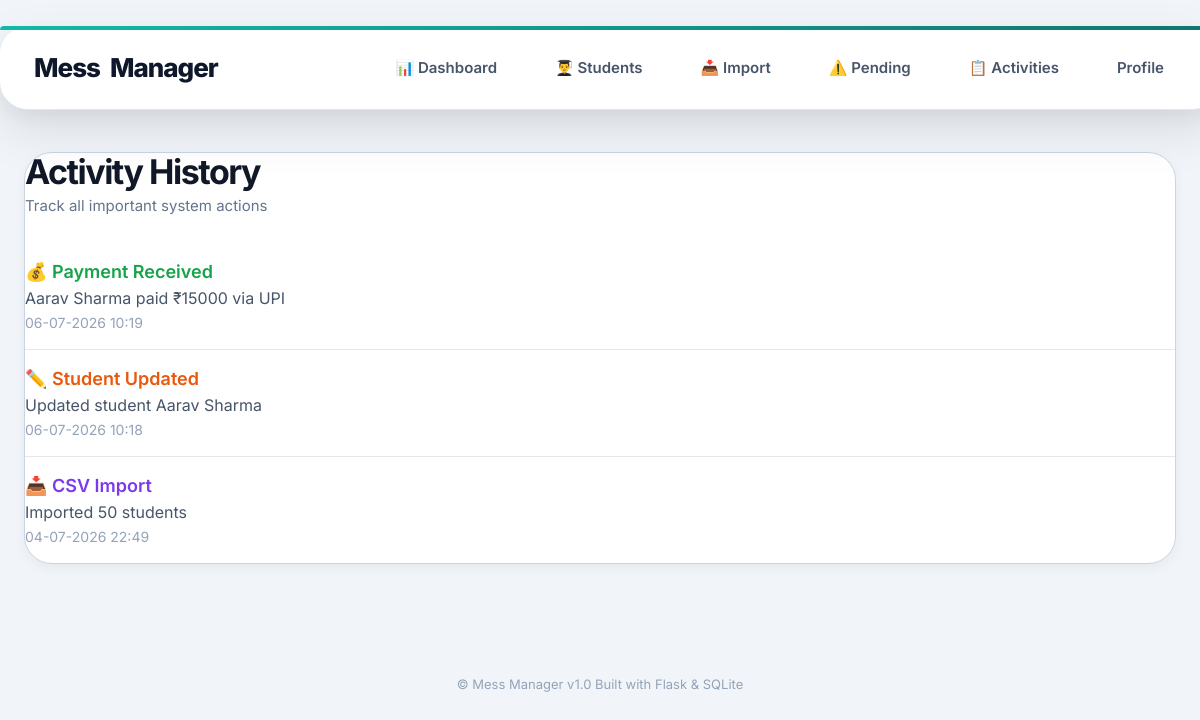
/activities (signed in), run on an earlier commit of the app's database.
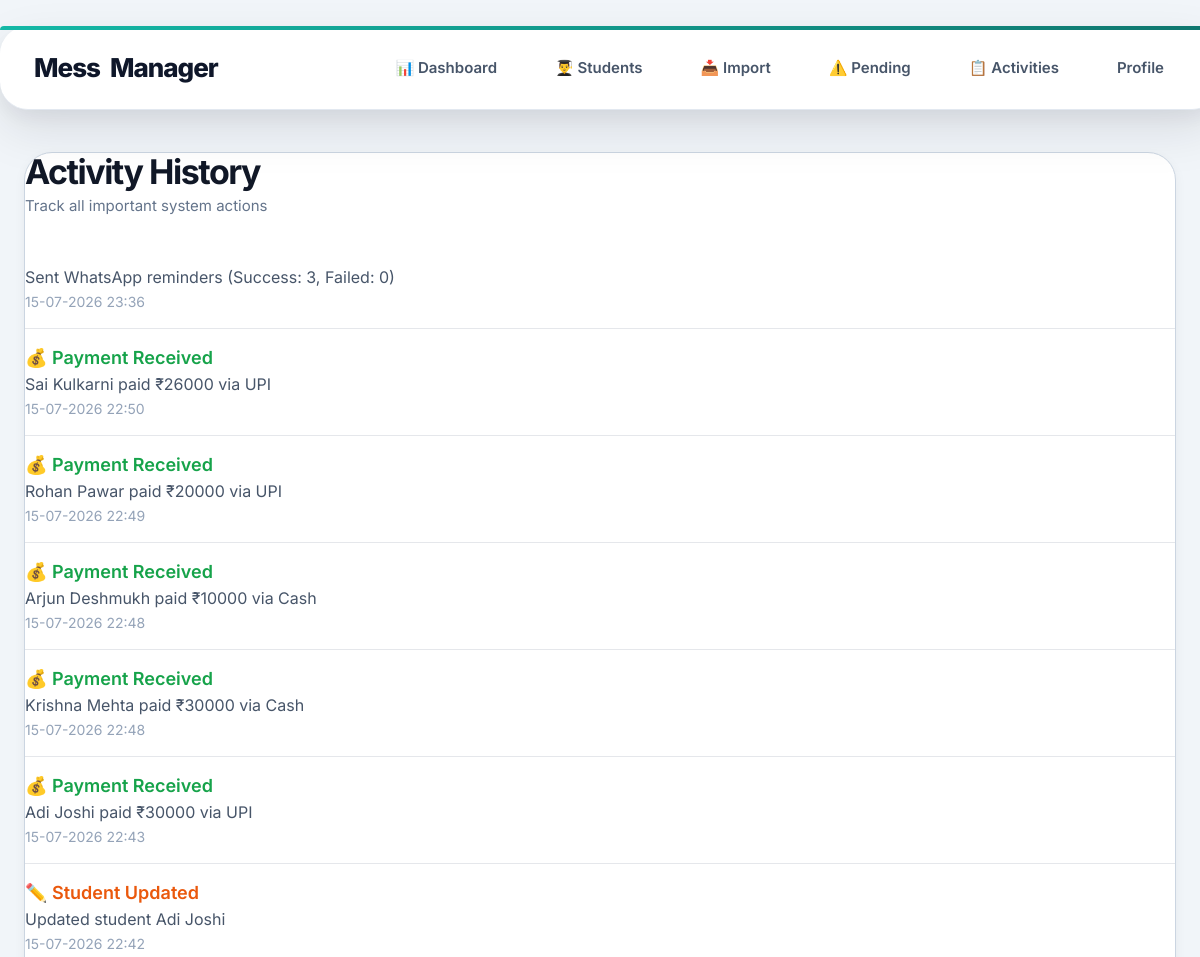
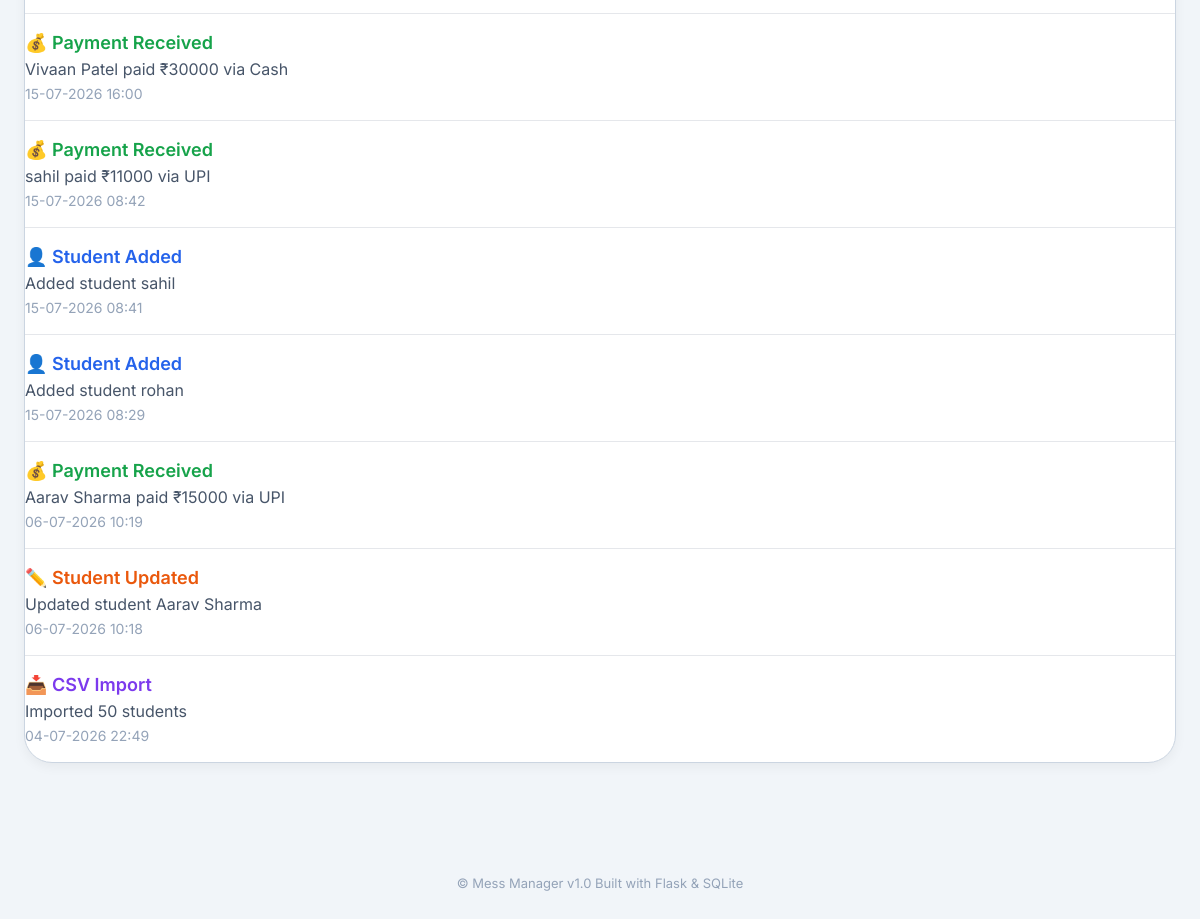
And on a later commit of the database (2 pictures, top to bottom).
### tables this page shows
CREATE TABLE activities (

        id INTEGER PRIMARY KEY AUTOINCREMENT,

        admin_id INTEGER NOT NULL,

        activity_type TEXT NOT NULL,

        description TEXT NOT NULL,

        created_at TEXT NOT NULL

    );

### app.py (the view)
@app.route('/activities')
@login_required
def activities():
    conn = connect_db()
    admin_id = session['admin_id']
    activities = conn.execute(
        """

        SELECT

            activity_type,

            description,

            created_at

        FROM activities

        WHERE admin_id = ?

        ORDER BY id DESC

        """,
        (admin_id,)
    ).fetchall()
    conn.close()
    return render_template(
        "activities.html",
        activities=activities
    )

### app.py (called while the page is built)
def connect_db():
    conn = sqlite3.connect('database.db')
    conn.execute("PRAGMA foreign_keys = ON")
    conn.row_factory = sqlite3.Row
    return conn

def login_required(func):
    @wraps(func)
    def wrapper(*args, **kwargs):
        if not session.get('admin_logged_in'):
            return redirect('/login')
        return func(*args, **kwargs)
    return wrapper

### templates/activities.html (shortened to what this page needs)
{% extends "base.html" %}
{% block content %}
<div class="container">
    <div class="ui-card">
        <h1 class="page-title">
            Activity History
        </h1>
        <p class="form-subtitle">
            Track all important system actions
        </p>
        {% if activities %}
        {% for activity in activities %}
        <div class="activity-item">
            <div class="activity-header">
                {% if activity['activity_type'] == 'Payment' %}
                <span class="activity-payment">
                    💰 Payment Received
                </span>
                {% elif activity['activity_type'] == 'Student' %}
                <span class="activity-student">
                    👤 Student Added
                </span>
                {% elif activity['activity_type'] == 'Edit' %}
                <span class="activity-edit">
                    ✏️ Student Updated
                </span>
                {% elif activity['activity_type'] == 'Delete' %}
                <span class="activity-delete">
                    🗑 Student Deleted
                </span>
                {% elif activity['activity_type'] == 'Import' %}
                <span class="activity-import">
                    📥 CSV Import
                </span>
                {% elif activity['activity_type'] == 'Security' %}
                <span class="activity-security">
                    🔐 Password Changed
                </span>
                {% endif %}
            </div>
            <div class="activity-description">
                {{ activity['description'] }}
            </div>
            <div class="activity-date">
                {{ activity['created_at'] }}
            </div>
        </div>
        {% endfor %}
        {% else %}
        <p>
            No activities found
        </p>
        {% endif %}
    </div>
</div>
{% endblock %}

### templates/base.html (shortened to what this page needs)
<!DOCTYPE html>
<html>
<head>
    <link rel="stylesheet" href="{{ url_for('static', filename='style.css') }}">
</head>
<body class="{{ session.get('theme', 'light') }}">
    {% if session.get('admin_logged_in') %}
    <div class="topbar">
        <div class="logo">
            <span class="logo-light">Mess</span>
            <span class="logo-accent">Manager</span>
        </div>
        <div class="nav-links">
            <a href="/" class="{% if request.path == '/' %}active{% endif %}">
                📊 Dashboard
            </a>
            <a href="/student_list" class="{% if request.path == '/student_list' %}active{% endif %}">
                👨‍🎓 Students
            </a>
            <a href="/import_students" class="{% if request.path == '/import_students' %}active{% endif %}">
                📥 Import
            </a>
            <a href="/pending_payments" class="{% if request.path == '/pending_payments' %}active{% endif %}">
                ⚠️ Pending
            </a>
            <a href="/activities" class="nav-link">
                📋 Activities
            </a>
            <a href="/profile" class="nav-link">
                Profile
            </a>
        </div>
    </div>
    {% endif %}
    <div class="page-content">
        {% block content %}
        {% endblock %}
    </div>
    <footer class="app-footer">
        © Mess Manager v1.0
        Built with Flask & SQLite
    </footer>
</body>
</html>

### static/style.css (style rules this page uses)
html { scroll-behavior: smooth; }
* { transition: background 0.2s ease, color 0.2s ease, border-color 0.2s ease, box-shadow 0.2s ease, transform 0.2s ease; }
body.midnight { background: #f1f5f9; color: #0f172a; }
body.midnight .ui-card { background: #ffffff; border: 1px solid #cbd5e1; box-shadow: 0 4px 12px rgba(0, 0, 0, 0.05); }
body.midnight .topbar { background: white; border-bottom: 1px solid #e2e8f0; }
body { margin: 0; min-height: 100vh; background: linear-gradient(180deg, #f8fafc 0%, #eef4f7 100%); font-family: "Inter", sans-serif; color: #1f2937; -webkit-font-smoothing: antialiased; -moz-osx-font-smoothing: grayscale; }
.container { width: 100%; max-width: 1380px; margin: 0 auto; display: flex; flex-direction: column; gap: 32px; }
.page-content { width: 100%; max-width: 1450px; margin: 42px auto; padding: 0 24px 40px; box-sizing: border-box; }
.page-title { margin: 0; font-size: 42px; font-weight: 700; color: #0f172a; letter-spacing: -1.5px; line-height: 1.1; }
.activity-item { padding: 18px 0; border-bottom: 1px solid #e5e7eb; }
.activity-item:last-child { border-bottom: none; }
.activity-header { font-size: 18px; font-weight: 600; margin-bottom: 6px; }
.activity-description { color: #475569; margin-bottom: 6px; }
.activity-date { font-size: 14px; color: #94a3b8; }
.activity-payment { color: #16a34a; font-weight: 600; }
.activity-student { color: #2563eb; font-weight: 600; }
.activity-edit { color: #ea580c; font-weight: 600; }
.activity-import { color: #7c3aed; font-weight: 600; }
.ui-card { background: rgba(255, 255, 255, 0.92); border-radius: 28px; border: 1px solid rgba(226, 232, 240, 0.9); box-shadow: 0 4px 10px rgba(15, 23, 42, 0.03), 0 12px 30px rgba(15, 23, 42, 0.06); backdrop-filter: blur(10px); -webkit-backdrop-filter: blur(10px); transition: transform 0.25s ease, box-shadow 0.25s ease; height: 100%; padding: 0; }
.form-subtitle { color: #64748b; font-size: 15px; margin-top: 6px; margin-bottom: 28px; }
.topbar { position: sticky; top: 12px; z-index: 9999; width: min(1420px, calc(100% - 48px)); margin: 26px auto 38px; padding: 18px 34px; display: flex; align-items: center; justify-content: space-between; background: rgba(255, 255, 255, 0.85); border-radius: 28px; backdrop-filter: blur(20px); box-shadow: 0 8px 20px rgba(15, 23, 42, 0.05), 0 20px 50px rgba(15, 23, 42, 0.10); }
.topbar::before { content: ""; position: absolute; top: 0; left: 0; width: 100%; height: 4px; border-radius: 28px 28px 0 0; background: linear-gradient(90deg, #14b8a6, #0f766e); }
.logo { display: flex; align-items: center; gap: 10px; font-size: 26px; font-weight: 800; letter-spacing: -1px; color: #0f172a; }
.nav-links { display: flex; align-items: center; gap: 14px; }
.nav-links a { padding: 14px 22px; border-radius: 16px; text-decoration: none; font-size: 15px; font-weight: 600; color: #475569; transition: all 0.22s ease; }
.page-title { margin: 0; font-size: 34px; color: #111827; }
.app-footer { display: flex; justify-content: center; text-align: center; padding: 30px 20px; color: #94a3b8; font-size: 13px; }

What changed in the data, as far as the page shows it:
added activities: description "Sent WhatsApp reminders (Success: 3, Failed: 0)", created_at "15-07-2026 23:36"
added activities: activity_type "💰 Payment Received", description "Sai Kulkarni paid ₹26000 via UPI", created_at "15-07-2026 22:50"
added activities: activity_type "💰 Payment Received", description "Rohan Pawar paid ₹20000 via UPI", created_at "15-07-2026 22:49"
added activities: activity_type "💰 Payment Received", description "Arjun Deshmukh paid ₹10000 via Cash", created_at "15-07-2026 22:48"
added activities: activity_type "💰 Payment Received", description "Krishna Mehta paid ₹30000 via Cash", created_at "15-07-2026 22:48"
added activities: activity_type "💰 Payment Received", description "Adi Joshi paid ₹30000 via UPI", created_at "15-07-2026 22:43"
added activities: activity_type "✏️ Student Updated", description "Updated student Adi Joshi", created_at "15-07-2026 22:42"
added activities: activity_type "💰 Payment Received", description "Vivaan Patel paid ₹30000 via Cash", created_at "15-07-2026 16:00"
added activities: activity_type "💰 Payment Received", description "sahil paid ₹11000 via UPI", created_at "15-07-2026 08:42"
added activities: activity_type "👤 Student Added", description "Added student sahil", created_at "15-07-2026 08:41"
added activities: activity_type "👤 Student Added", description "Added student rohan", created_at "15-07-2026 08:29"
